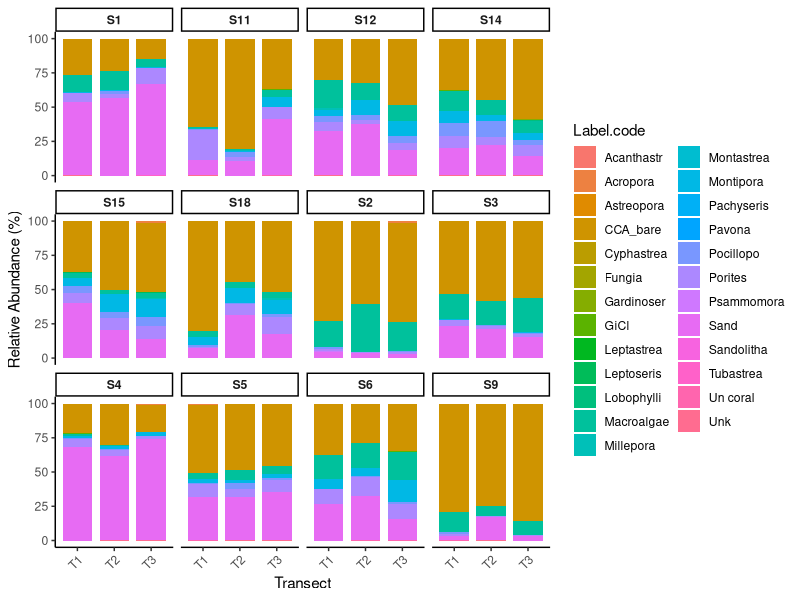
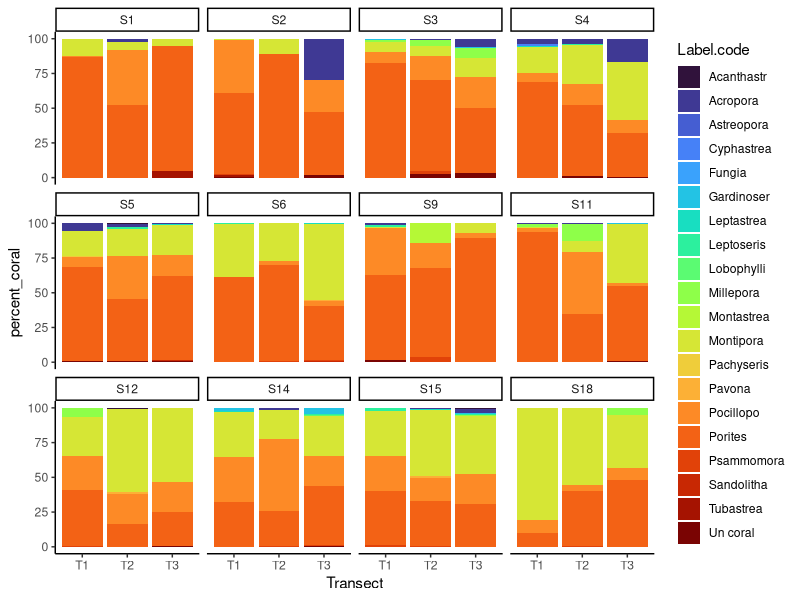
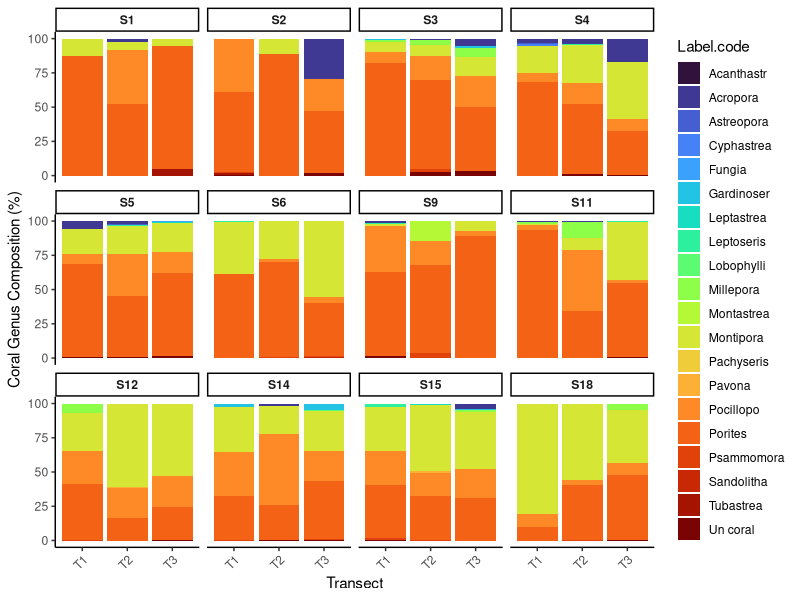
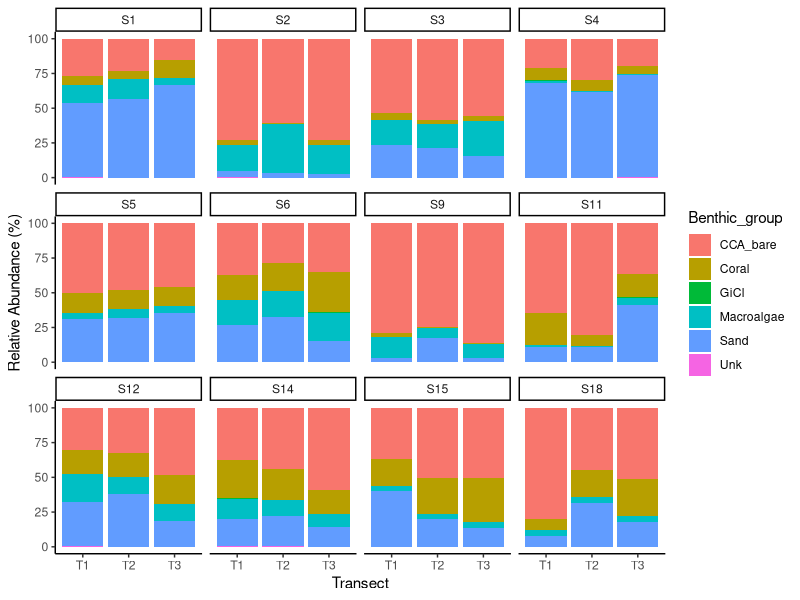
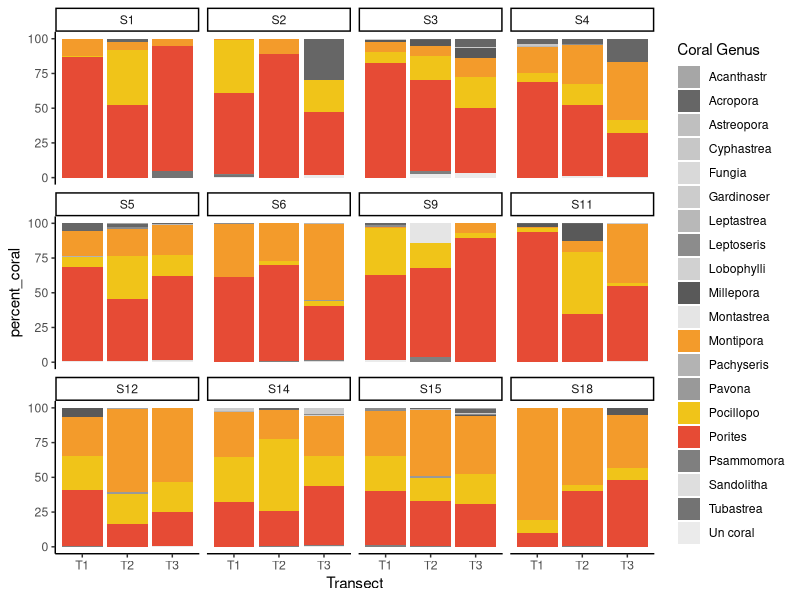
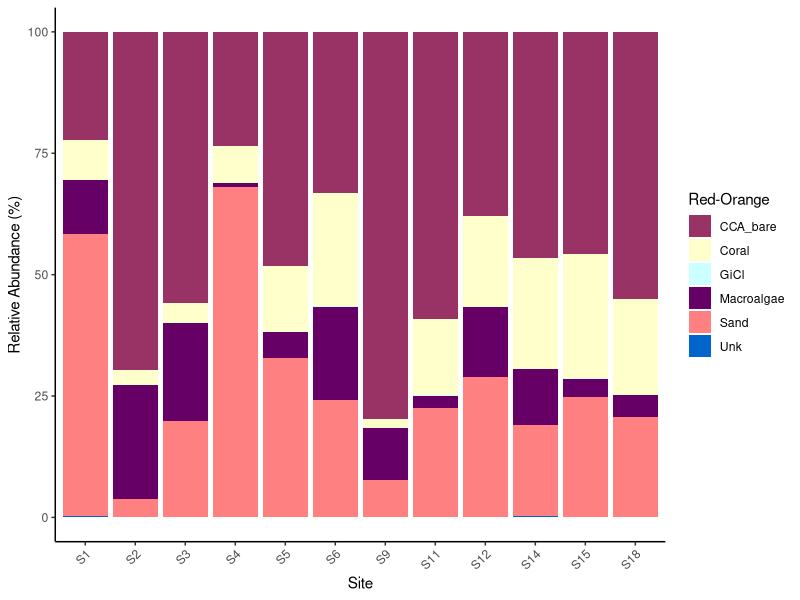
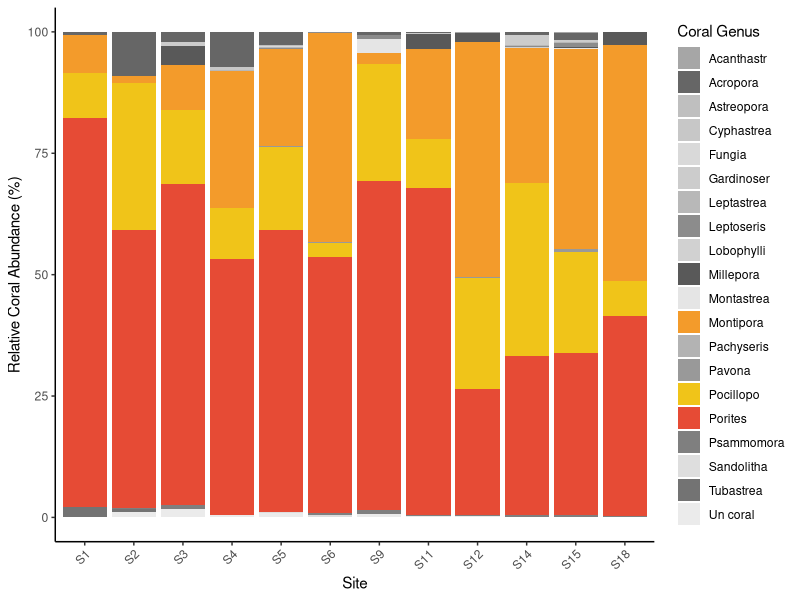

These charts were generated, in order, by the following R code:
## ---- chunk 1
#package 
library(ggplot2)
library(tidyverse)
library(stringr)
library(tidyr)
library(scales)
library(colorspace)
library(ggplot2)
library(ggthemes)
## ---- chunk 2
#import data 
data <- read.csv("Data/20260226_Quadrat_Benthos_RA.csv")

## ---- chunk 3
#exract  transect name, site 
data_clean <- data %>%
  mutate(
    Site = str_extract(Name, "S\\d+"),
    Transect = str_extract(Name, "T\\d+")
  )

## ---- chunk 4
#counting the number of quadrat gir each site and transect
quadrat_count <- data_clean %>%
  distinct(Name, Site, Transect) %>%   
  group_by(Site, Transect) %>%
  summarise(n_quadrats = n(), .groups = "drop")
## ---- chunk 5
#filter the quadrat from the wrong transect in our case, T4, T5 and T6
data_clean2 <- data_clean %>%
  filter(!(
    (Site == "S1" & Transect == "T6") |
    (Site == "S2" & Transect == "T4") |
    (Site == "S4" & Transect == "T4") |
    (Site == "S5" & Transect == "T4") |
    (Site == "S5" & Transect == "T6") |
    (is.na(Site) & Transect == "T2")
  ))

## ---- chunk 6
#check on quadrats count after modification 
quadrat_count2 <- data_clean2 %>%
  distinct(Name, Site, Transect) %>%   
  group_by(Site, Transect) %>%
  summarise(n_quadrats = n(), .groups = "drop")

## ---- chunk 7
#check the average of qudrats per site 
quadrat_per_site <- data_clean2 %>%
  distinct(Name, Site) %>%   
  group_by(Site) %>%
  summarise(n_quadrats = n(), .groups = "drop")

## ---- chunk 8
#average across sites 
mean_quadrats <- mean(quadrat_per_site$n_quadrats)
min_quadrats <- min(quadrat_per_site$n_quadrats)
max_quadrats <- max(quadrat_per_site$n_quadrats)

mean_quadrats
min_quadrats
max_quadrats
## ---- chunk 9
#Remove the over replication into the dataset
#find where the replicate is 
#duplicated(data_clean2$Name)

#see what quadrats is duplicate 
#data_clean2$Name[duplicated(data_clean2$Name)]

#count how many time each quadrats appear 
#table(data_clean2$Name)

#show only the quadrats who appear more than once 
#table(data_clean2$Name)[table(data_clean2$Name) > 1]

#df_problem <- data_clean2[data_clean2$Name == "Problem_Quadrat_Name", ]
#nrow(unique(df_problem))

#list the how many quadrats and witch one are into eac site 
#data_clean2 %>%
#  distinct(Site, Name) %>%
#  arrange(Site, Name)

#remove the quadrats I don't want into the dataset
#create vector 
#problem_quadrats <- c("Q06_S11_T3_2",OK
 #                     "Q30_S11_T3_2",ok
  #                    "Q22_S12_T1_2",ok
   #                   "Q26_S14_T2_3",ok
    #                  "Q18_S18_T3_2",nope
     #                 "Q10_S18_T2_2",ok
      #                "Q16_S18_T2_2",ok
       #               "Q22_S18_T1_2",ok
        #              "Q18_S2_T2_2",ok
         #             "Q00_S6_T3_2",ok
          #            "Q14_S9_T1_2",ok
           #           "Q16_S9_T2_2",ok
            #          "Q50_S9_T2_2",
                        #"Q06_S18_T3_2")ok

#remove them from the dataset
#data_clean3 <- data_clean2[!(data_clean2$Name %in% problem_quadrats), ]

#check if it worked 
#data_clean3 %>%
#  filter(Name %in% problem_quadrats)

#sanity check for the 100 points 
#data_clean3 %>%
#  group_by(Name) %>%
#  summarise(n_points = n(), .groups = "drop") %>%
#  filter(n_points != 100)

#Count hoName#Count how many rows per quadrat (to detect the 200 ones)
#data_clean2 %>%
#  group_by(Site, Name) %>%
#  summarise(n_points = n(), .groups = "drop") %>%
#  arrange(Site, Name)


## ---- chunk 10
#calculating the percent cover 
cover_quadrat <- data_clean2 %>%
  group_by(Name, Label.code) %>%
  summarise(n = n(), .groups = "drop") %>%
  group_by(Name) %>%
  mutate(percent_cover = n / sum(n) * 100)

#add back site and transect
cover_quadrat <- cover_quadrat %>%
  left_join(
    data_clean2 %>%
      distinct(Name, Site, Transect),
    by = "Name"
  )

#check to see if each transect is at 100%
cover_quadrat %>%
  group_by(Name) %>%
  summarise(total = sum(percent_cover)) %>%
  summary()

## ---- chunk 11
------------
  
#checking for missing categorie 
table(data_clean2$Label.code, useNA = "ifany")

#check for missing point 
data_clean2 %>%
  group_by(Site, Transect) %>%
  summarise(total_points = n())

#put everything at 100%
cover_transect2 <- data_clean2 %>%
  group_by(Site, Transect, Label.code) %>%
  summarise(n_points = n(), .groups = "drop") %>%
  group_by(Site, Transect) %>%
  mutate(percent_cover = n_points / sum(n_points) * 100) %>%
  ungroup()

#plot the graph with the 100% cver with all categorie inside 
ggplot(cover_transect2,
       aes(x = Transect,
           y = percent_cover,
           fill = Label.code)) +
  geom_bar(stat = "identity", width = 0.8) +
  facet_wrap(~ Site) +
  ylab("Relative Abundance (%)") +
  xlab("Transect") +
  theme_classic() +
  theme(
    strip.text = element_text(face = "bold"),
    axis.text.x = element_text(angle = 45, hjust = 1)
  )

#add all the coral genus in one categorie call "coral"
unique(data_clean2$Label.code)

#adding a column for Coral
coral_genera <- c("Porites", "Montipora", "Tubastrea",
                  "Pocillopo", "Psammomora", "Acropora","Millepora", "Leptoseris", "Pavona","Acanthastr", "Pachyseris", "Leptastrea", "Astreopora", "Cyphastrea", "Gardinoser", "Lobophylli", "Fungia", "Sandolitha", "Montastrea", "Un coral" )  

data_clean2 <- data_clean2 %>%
  mutate(
    Benthic_group = ifelse(Label.code %in% coral_genera,
                           "Coral",
                           Label.code)
  )

#recalculating the percent cover 
cover_transect_coral <- data_clean2 %>%
  group_by(Site, Transect, Benthic_group) %>%
  summarise(n_points = n(), .groups = "drop") %>%
  group_by(Site, Transect) %>%
  mutate(percent_cover = n_points / sum(n_points) * 100) %>%
  ungroup()

#organize the site for the graph 
cover_transect_coral <- cover_transect_coral %>%
  mutate(Site = factor(Site, levels = c("S1", "S2", "S3", "S4", "S5", "S6", "S9", "S11", "S12", "S14", "S15", "S18")))  

#plot for the main categorie 
main_categ_cover_plot <- ggplot(cover_transect_coral,
       aes(x = Transect,
           y = percent_cover,
           fill = Benthic_group)) +
  geom_bar(stat = "identity") +
  facet_wrap(~ Site) +
  ylab("Relative Abundance (%)") +
  xlab("Transect") +
  theme_classic()

#save the figure as jpg 
ggsave(filename = "Output/main_categ_cover_transect_plot.png",  # path to your folder
       plot = main_categ_cover_plot,
       width = 12,      # width in inches
       height = 6,      # height in inches
       dpi = 300)       # resolution


#same process but this time we just plot the coral genus relative abundance inside the transect 
#keep only the coral point
coral_only <- data_clean2 %>%
  filter(Label.code %in% coral_genera)

#calculate the genus composition for each transect
coral_transect_comp <- coral_only %>%
  group_by(Site, Transect, Label.code) %>%
  summarise(n_points = n(), .groups = "drop") %>%
  group_by(Site, Transect) %>%
  mutate(percent_coral = n_points / sum(n_points) * 100) %>%
  ungroup()

#verification
coral_transect_comp %>%
  group_by(Site, Transect) %>%
  summarise(total = sum(percent_coral))

#make the plot with the site order 
coral_transect_comp <- coral_transect_comp %>%
  mutate(
    Site_num = as.numeric(str_extract(Site, "\\d+"))
  ) %>%
  arrange(Site_num) %>%
  mutate(
    Site = factor(Site, levels = unique(Site))
  )

ggplot(coral_transect_comp,
       aes(x = Transect,
           y = percent_coral,
           fill = Label.code)) +
  geom_bar(stat = "identity") +
  facet_wrap(~ Site) +
  scale_fill_viridis_d(option = "turbo") +
  theme_classic()

#manual way 

highlight_colors <- c(
 "Porites"     = "#E64B35",   # coral red
 "Montipora"   = "#F39B2B",   # warm orange
 "Pocillopo"   = "#F0C419",   # golden yellow

 # Other corals — muted cool tones / greys
 "Acropora"    = "grey40",
 "Psammomora"  = "grey50",
 "Leptoseris"  = "grey55",
 "Pavona"      = "grey60",
 "Acanthastr"  = "grey65",
 "Pachyseris"  = "grey70",
 "Leptastrea"  = "grey72",
 "Astreopora"  = "grey75",
 "Cyphastrea"  = "grey78",
 "Gardinoser"  = "grey80",
 "Lobophylli"  = "grey82",
 "Fungia"      = "grey85",
 "Sandolitha"  = "grey87",
 "Montastrea"  = "grey90",
 "Tubastrea"   = "grey45",
 "Millepora"   = "grey35",
 "Un coral"    = "grey92"
)

coral_cover_transect_plot <- ggplot(coral_transect_comp,
      aes(x = Transect,
          y = percent_coral,
          fill = Label.code)) +
 geom_bar(stat = "identity") +
 facet_wrap(~ Site) +
 scale_fill_manual(values = highlight_colors) +
 theme_classic() +
 labs(fill = "Coral Genus")

#save the plot 
ggsave(filename = "Output/coral_cover_transect_plot.png",  # path to your folder
       plot = coral_cover_transect_plot,
       width = 12,      # width in inches
       height = 6,      # height in inches
       dpi = 300)       # resolution

#plot genus composition for each transect of each site coral focus 
ggplot(coral_transect_comp,
       aes(x = Transect,
           y = percent_coral,
           fill = Label.code)) +
  geom_bar(stat = "identity") +
  facet_wrap(~ Site) +
  scale_fill_viridis_d(option = "turbo") +
  ylab("Coral Genus Composition (%)") +
  xlab("Transect") +
  theme_classic() +
  theme(
    strip.text = element_text(face = "bold"),
    axis.text.x = element_text(angle = 45, hjust = 1)
  )
## ---- chunk 12
#Recalculate percent cover per site
cover_site <- data_clean2 %>%
  group_by(Site, Benthic_group) %>%
  summarise(n_points = n(), .groups = "drop") %>%
  group_by(Site) %>%
  mutate(percent_cover = n_points / sum(n_points) * 100) %>%
  ungroup()

#keep the site order 
cover_site <- cover_site %>%
  mutate(Site = factor(Site, 
                       levels = c("S1", "S2", "S3", "S4", "S5", 
                                  "S6", "S9", "S11", "S12", 
                                  "S14", "S15", "S18")))

#Plot benthic cover per site
site_cover_plot <- ggplot(cover_site,
       aes(x = Site,
           y = percent_cover,
           fill = Benthic_group)) +
  geom_bar(stat = "identity") +
  ylab("Relative Abundance (%)") +
  xlab("Site") +
  scale_fill_excel("Red-Orange") +   
  theme_classic() +
  theme(axis.text.x = element_text(angle = 45, hjust = 1))

#save it 
ggsave(filename = "Output/site_cover__plot.png",
       plot = site_cover_plot,
       width = 10,
       height = 6,
       dpi = 300)


#plot the same way as the coral cover benthic with red orange and yellow for the abundante coral species 

## ---- chunk 13
#Coral genus composition per site (transects pooled)
coral_site_comp <- coral_only %>%
  group_by(Site, Label.code) %>%
  summarise(n_points = n(), .groups = "drop") %>%
  group_by(Site) %>%
  mutate(percent_coral = n_points / sum(n_points) * 100) %>%
  ungroup()

#keep the order
coral_site_comp <- coral_site_comp %>%
  mutate(Site = factor(Site, levels = levels(cover_site$Site)))

#Plot coral composition per site
coral_cover_site_plot <- ggplot(coral_site_comp,
      aes(x = Site,
          y = percent_coral,
          fill = Label.code)) +
 geom_bar(stat = "identity") +
 scale_fill_manual(values = highlight_colors) +
 theme_classic() +
 theme(axis.text.x = element_text(angle = 45, hjust = 1)) +
 labs(fill = "Coral Genus",
      y = "Relative Coral Abundance (%)")

#save it
ggsave(filename = "Output/coral_cover_site_plot.png",
       plot = coral_cover_site_plot,
       width = 10,
       height = 6,
       dpi = 300)
